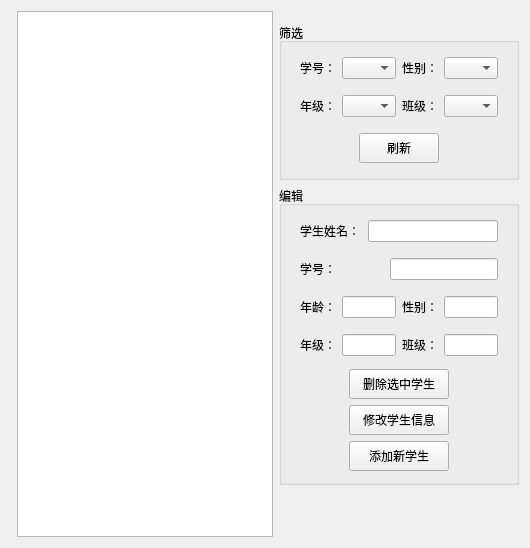
      <widget class="QWidget" name="page_2">
       <layout class="QGridLayout" name="gridLayout_4">
        <item row="0" column="0">
         <widget class="QWidget" name="widget_12" native="true">
          <layout class="QGridLayout" name="gridLayout_14">
           <property name="leftMargin">
            <number>6</number>
           </property>
           <property name="topMargin">
            <number>0</number>
           </property>
           <property name="rightMargin">
            <number>0</number>
           </property>
           <property name="bottomMargin">
            <number>0</number>
           </property>
           <item row="0" column="0">
            <widget class="QTableWidget" name="tableWidget_student">
             <property name="styleSheet">
              <string notr="true">QHeaderView::section {border: 6px black;}
</string>
             </property>
             <attribute name="verticalHeaderHighlightSections">
              <bool>true</bool>
             </attribute>
            </widget>
           </item>
          </layout>
         </widget>
        </item>
        <item row="0" column="1">
         <widget class="QWidget" name="widget_group_box_container" native="true">
          <property name="sizePolicy">
           <sizepolicy hsizetype="Minimum" vsizetype="Minimum">
            <horstretch>0</horstretch>
            <verstretch>0</verstretch>
           </sizepolicy>
          </property>
          <property name="minimumSize">
           <size>
            <width>0</width>
            <height>0</height>
           </size>
          </property>
          <property name="maximumSize">
           <size>
            <width>240</width>
            <height>16777215</height>
           </size>
          </property>
          <layout class="QGridLayout" name="gridLayout_10">
           <property name="leftMargin">
            <number>0</number>
           </property>
           <property name="topMargin">
            <number>12</number>
           </property>
           <property name="rightMargin">
            <number>0</number>
           </property>
           <property name="bottomMargin">
            <number>12</number>
           </property>
           <item row="0" column="0">
            <widget class="QGroupBox" name="groupBox_student_select">
             <property name="title">
              <string>筛选</string>
             </property>
             <layout class="QGridLayout" name="gridLayout">
              <item row="1" column="0">
               <widget class="QWidget" name="widget_13" native="true">
                <layout class="QGridLayout" name="gridLayout_15">
                 <property name="topMargin">
                  <number>5</number>
                 </property>
                 <property name="bottomMargin">
                  <number>5</number>
                 </property>
                 <item row="0" column="3">
                  <widget class="QLabel" name="label_10">
                   <property name="text">
                    <string>班级：</string>
                   </property>
                  </widget>
                 </item>
                 <item row="0" column="0">
                  <widget class="QLabel" name="label_9">
                   <property name="text">
                    <string>年级：</string>
                   </property>
                  </widget>
                 </item>
                 <item row="0" column="4">
                  <widget class="QComboBox" name="comboBox_student_select_class"/>
                 </item>
                 <item row="0" column="1">
                  <widget class="QComboBox" name="comboBox_student_select_grade"/>
                 </item>
                 <item row="0" column="2">
                  <spacer name="horizontalSpacer_6">
                   <property name="orientation">
                    <enum>Qt::Horizontal</enum>
                   </property>
                   <property name="sizeHint" stdset="0">
                    <size>
                     <width>40</width>
                     <height>20</height>
                    </size>
                   </property>
                  </spacer>
                 </item>
                </layout>
               </widget>
              </item>
              <item row="3" column="0">
               <widget class="QWidget" name="widget_6" native="true">
                <layout class="QGridLayout" name="gridLayout_12">
                 <property name="topMargin">
                  <number>5</number>
                 </property>
                 <property name="bottomMargin">
                  <number>5</number>
                 </property>
                 <item row="1" column="0">
                  <widget class="QPushButton" name="pushButton_student_select_refresh">
                   <property name="minimumSize">
                    <size>
                     <width>80</width>
                     <height>30</height>
                    </size>
                   </property>
                   <property name="maximumSize">
                    <size>
                     <width>80</width>
                     <height>30</height>
                    </size>
                   </property>
                   <property name="text">
                    <string>刷新</string>
                   </property>
                  </widget>
                 </item>
                </layout>
               </widget>
              </item>
              <item row="0" column="0">
               <widget class="QWidget" name="widget_11" native="true">
                <layout class="QGridLayout" name="gridLayout_13">
                 <property name="topMargin">
                  <number>5</number>
                 </property>
                 <property name="bottomMargin">
                  <number>5</number>
                 </property>
                 <item row="0" column="4">
                  <widget class="QComboBox" name="comboBox_student_select_gender"/>
                 </item>
                 <item row="0" column="0">
                  <widget class="QLabel" name="label_3">
                   <property name="sizePolicy">
                    <sizepolicy hsizetype="Fixed" vsizetype="Preferred">
                     <horstretch>0</horstretch>
                     <verstretch>0</verstretch>
                    </sizepolicy>
                   </property>
                   <property name="text">
                    <string>学号：</string>
                   </property>
                  </widget>
                 </item>
                 <item row="0" column="1">
                  <widget class="QComboBox" name="comboBox_student_select_order_id"/>
                 </item>
                 <item row="0" column="3">
                  <widget class="QLabel" name="label_8">
                   <property name="text">
                    <string>性别：</string>
                   </property>
                  </widget>
                 </item>
                 <item row="0" column="2">
                  <spacer name="horizontalSpacer_5">
                   <property name="orientation">
                    <enum>Qt::Horizontal</enum>
                   </property>
                   <property name="sizeHint" stdset="0">
                    <size>
                     <width>40</width>
                     <height>20</height>
                    </size>
                   </property>
                  </spacer>
                 </item>
                </layout>
               </widget>
              </item>
             </layout>
            </widget>
           </item>
           <item row="3" column="0">
            <spacer name="verticalSpacer_5">
             <property name="orientation">
              <enum>Qt::Vertical</enum>
             </property>
             <property name="sizeHint" stdset="0">
              <size>
               <width>0</width>
               <height>40</height>
              </size>
             </property>
            </spacer>
           </item>
           <item row="1" column="0">
            <widget class="QGroupBox" name="groupBox_student_edit">
             <property name="title">
              <string>编辑</string>
             </property>
             <layout class="QGridLayout" name="gridLayout_11">
              <item row="2" column="0">
               <widget class="QWidget" name="widget_7" native="true">
                <layout class="QHBoxLayout" name="horizontalLayout_3">
                 <property name="topMargin">
                  <number>5</number>
                 </property>
                 <property name="bottomMargin">
                  <number>5</number>
                 </property>
                 <item>
                  <widget class="QLabel" name="label_2">
                   <property name="sizePolicy">
                    <sizepolicy hsizetype="Preferred" vsizetype="Preferred">
                     <horstretch>0</horstretch>
                     <verstretch>0</verstretch>
                    </sizepolicy>
                   </property>
                   <property name="text">
                    <string>学号：</string>
                   </property>
                  </widget>
                 </item>
                 <item>
                  <widget class="QLineEdit" name="lineEdit_student_id">
                   <property name="sizePolicy">
                    <sizepolicy hsizetype="Preferred" vsizetype="Expanding">
                     <horstretch>0</horstretch>
                     <verstretch>0</verstretch>
                    </sizepolicy>
                   </property>
                   <property name="minimumSize">
                    <size>
                     <width>0</width>
                     <height>0</height>
                    </size>
                   </property>
                   <property name="maximumSize">
                    <size>
                     <width>130</width>
                     <height>16777215</height>
                    </size>
                   </property>
                  </widget>
                 </item>
                </layout>
               </widget>
              </item>
              <item row="1" column="0">
               <widget class="QWidget" name="widget_9" native="true">
                <layout class="QHBoxLayout" name="horizontalLayout_2">
                 <property name="topMargin">
                  <number>5</number>
                 </property>
                 <property name="bottomMargin">
                  <number>5</number>
                 </property>
                 <item>
                  <widget class="QLabel" name="label">
                   <property name="sizePolicy">
                    <sizepolicy hsizetype="Preferred" vsizetype="Preferred">
                     <horstretch>0</horstretch>
                     <verstretch>0</verstretch>
                    </sizepolicy>
                   </property>
                   <property name="text">
                    <string>学生姓名：</string>
                   </property>
                  </widget>
                 </item>
                 <item>
                  <widget class="QLineEdit" name="lineEdit_student_name">
                   <property name="sizePolicy">
                    <sizepolicy hsizetype="Preferred" vsizetype="Fixed">
                     <horstretch>0</horstretch>
                     <verstretch>0</verstretch>
                    </sizepolicy>
                   </property>
                   <property name="minimumSize">
                    <size>
                     <width>130</width>
                     <height>0</height>
                    </size>
                   </property>
                   <property name="maximumSize">
                    <size>
                     <width>130</width>
                     <height>16777215</height>
                    </size>
                   </property>
                  </widget>
                 </item>
                </layout>
               </widget>
              </item>
              <item row="4" column="0">
               <widget class="QWidget" name="widget_10" native="true">
                <layout class="QHBoxLayout" name="horizontalLayout_6">
                 <property name="leftMargin">
                  <number>9</number>
                 </property>
                 <property name="topMargin">
                  <number>5</number>
                 </property>
                 <property name="rightMargin">
                  <number>9</number>
                 </property>
                 <property name="bottomMargin">
                  <number>5</number>
                 </property>
                 <item>
                  <widget class="QLabel" name="label_4">
                   <property name="text">
                    <string>年级：</string>
                   </property>
                  </widget>
                 </item>
                 <item>
                  <widget class="QLineEdit" name="lineEdit_student_grade">
                   <property name="sizePolicy">
                    <sizepolicy hsizetype="Expanding" vsizetype="Fixed">
                     <horstretch>0</horstretch>
                     <verstretch>0</verstretch>
                    </sizepolicy>
                   </property>
                   <property name="minimumSize">
                    <size>
                     <width>0</width>
                     <height>0</height>
                    </size>
                   </property>
                   <property name="maximumSize">
                    <size>
                     <width>16777215</width>
                     <height>16777215</height>
                    </size>
                   </property>
                  </widget>
                 </item>
                 <item>
                  <widget class="QLabel" name="label_7">
                   <property name="text">
                    <string>班级：</string>
                   </property>
                  </widget>
                 </item>
                 <item>
                  <widget class="QLineEdit" name="lineEdit_student_class">
                   <property name="sizePolicy">
                    <sizepolicy hsizetype="Expanding" vsizetype="Fixed">
                     <horstretch>0</horstretch>
                     <verstretch>0</verstretch>
                    </sizepolicy>
                   </property>
                   <property name="minimumSize">
                    <size>
                     <width>0</width>
                     <height>0</height>
                    </size>
                   </property>
                   <property name="maximumSize">
                    <size>
                     <width>16777215</width>
                     <height>16777215</height>
                    </size>
                   </property>
                  </widget>
                 </item>
                </layout>
               </widget>
              </item>
              <item row="3" column="0">
               <widget class="QWidget" name="widget_2" native="true">
                <layout class="QHBoxLayout" name="horizontalLayout_4">
                 <property name="topMargin">
                  <number>5</number>
                 </property>
                 <property name="bottomMargin">
                  <number>5</number>
                 </property>
                 <item>
                  <widget class="QLabel" name="label_5">
                   <property name="text">
                    <string>年龄：</string>
                   </property>
                  </widget>
                 </item>
                 <item>
                  <widget class="QLineEdit" name="lineEdit_student_age"/>
                 </item>
                 <item>
                  <widget class="QLabel" name="label_6">
                   <property name="sizePolicy">
                    <sizepolicy hsizetype="Preferred" vsizetype="Preferred">
                     <horstretch>0</horstretch>
                     <verstretch>0</verstretch>
                    </sizepolicy>
                   </property>
                   <property name="text">
                    <string>性别：</string>
                   </property>
                  </widget>
                 </item>
                 <item>
                  <widget class="QLineEdit" name="lineEdit_student_gender"/>
                 </item>
                </layout>
               </widget>
              </item>
              <item row="5" column="0">
               <widget class="QWidget" name="widget_8" native="true">
                <layout class="QGridLayout" name="gridLayout_5">
                 <property name="leftMargin">
                  <number>2</number>
                 </property>
                 <property name="topMargin">
                  <number>2</number>
                 </property>
                 <property name="rightMargin">
                  <number>2</number>
                 </property>
                 <property name="bottomMargin">
                  <number>2</number>
                 </property>
                 <item row="1" column="0">
                  <widget class="QPushButton" name="pushButton_student_remove">
                   <property name="minimumSize">
                    <size>
                     <width>100</width>
                     <height>30</height>
                    </size>
                   </property>
                   <property name="maximumSize">
                    <size>
                     <width>100</width>
                     <height>30</height>
                    </size>
                   </property>
                   <property name="text">
                    <string>删除选中学生</string>
                   </property>
                  </widget>
                 </item>
                 <item row="2" column="0">
                  <widget class="QPushButton" name="pushButton_student_edit">
                   <property name="minimumSize">
                    <size>
                     <width>100</width>
                     <height>30</height>
                    </size>
                   </property>
                   <property name="maximumSize">
                    <size>
                     <width>100</width>
                     <height>30</height>
                    </size>
                   </property>
                   <property name="text">
                    <string>修改学生信息</string>
                   </property>
                  </widget>
                 </item>
                 <item row="3" column="0">
                  <widget class="QPushButton" name="pushButton_student_add">
                   <property name="minimumSize">
                    <size>
                     <width>100</width>
                     <height>30</height>
                    </size>
                   </property>
                   <property name="maximumSize">
                    <size>
                     <width>100</width>
                     <height>30</height>
                    </size>
                   </property>
                   <property name="text">
                    <string>添加新学生</string>
                   </property>
                  </widget>
                 </item>
                </layout>
               </widget>
              </item>
             </layout>
            </widget>
           </item>
          </layout>
         </widget>
        </item>
       </layout>
      </widget>
